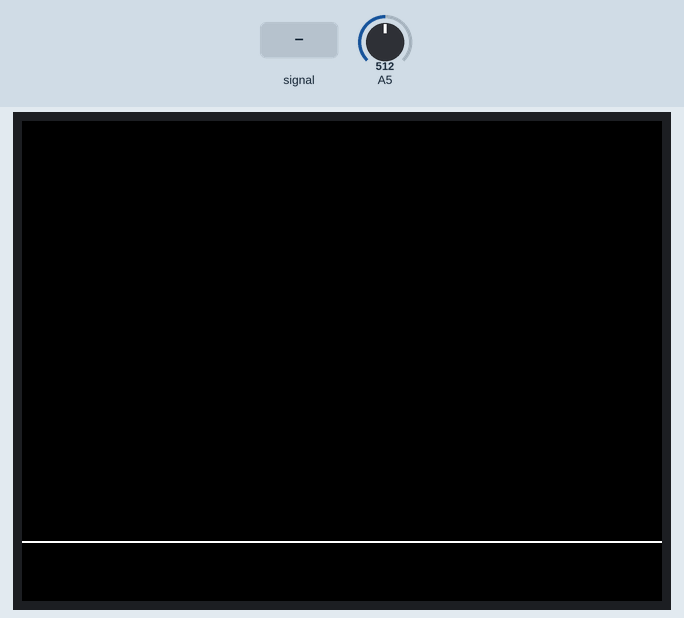
Simulated run of this sketch. Board: Arduino Uno, built with avr-gcc and run on an emulated ATmega328P. On the bench: 320×240 colour display. The test bench sets the inputs (shaded band); at power-on: A5 = 512.

Above: at 1.4 s.
1.5 s: A5 fed a 200 Hz sine of ±81 counts around its level
At 1.77 s:
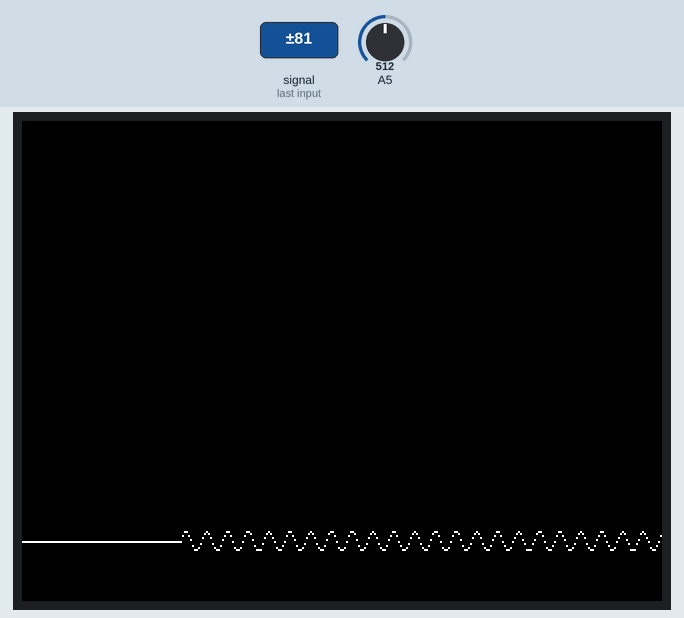
3.1 s: A5 set to 716
At 4.6 s:
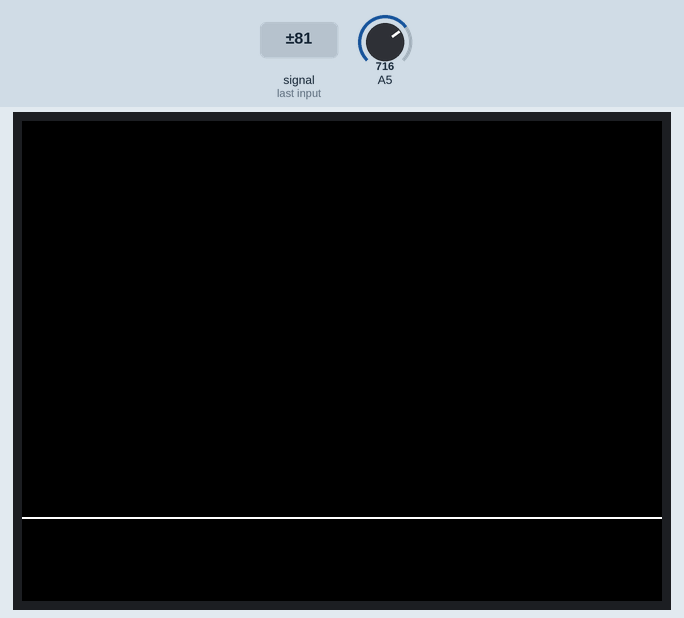
4.9 s: A5 set to 900
At 5.8 s:
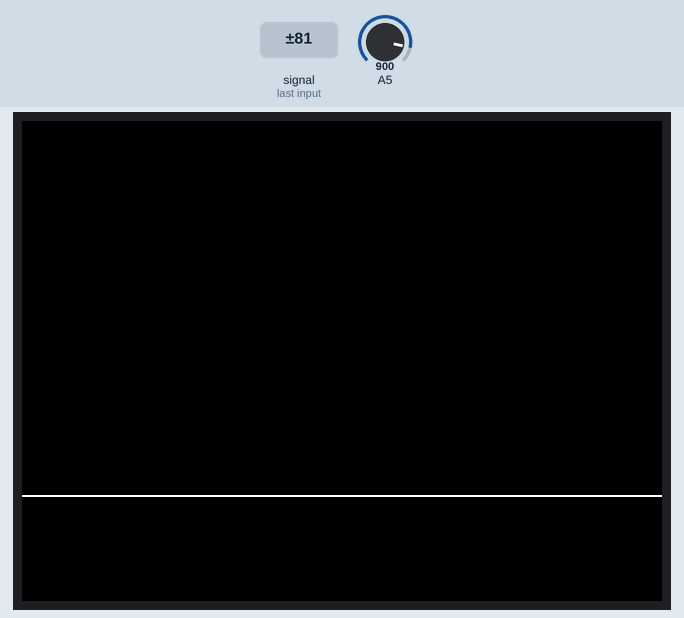
6.8 s: A5 set to 930
At 7.9 s:
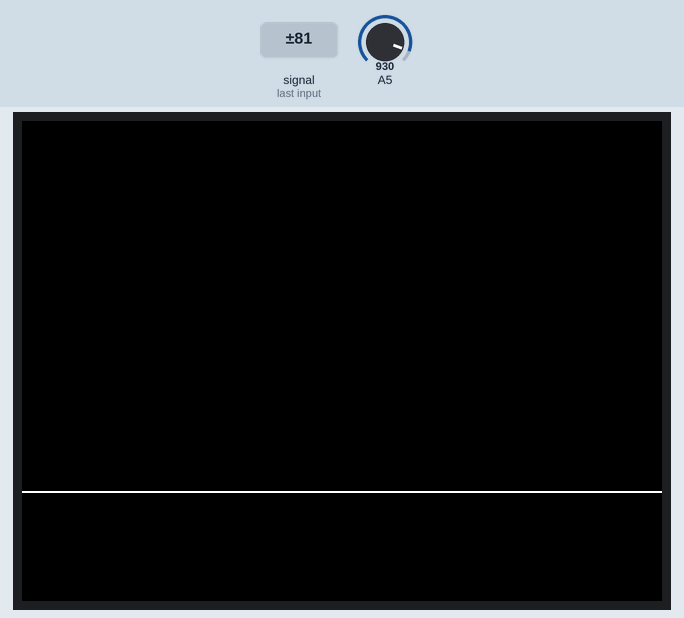
Timing chart, 0 to 9.8 s (numbered marks = the images above; inputs shaded):
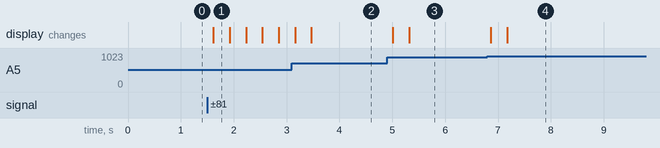

The sketch:

TFT_OSCILLOSCOPE.ino
```cpp
#include <Adafruit_GFX.h>    // Adafruit's core graphics library
#include <Adafruit_TFTLCD.h> // Adafruit's hardware-specific library
#include <TouchScreen.h>     //Touchscreen library

#define YP A3  // must be an analog pin
#define XM A2  // must be an analog pin
#define YM 9   // can be a digital pin
#define XP 8   // can be a digital pin

#define TS_MINX 100
#define TS_MINY 120
#define TS_MAXX 920
#define TS_MAXY 940
//Create the touchscreen object
TouchScreen ts = TouchScreen(XP, YP, XM, YM, 300);  //(data,data,data,data,sensitivity);

//Some of the tft pins
#define LCD_CS A3
#define LCD_CD A2
#define LCD_WR A1
#define LCD_RD A0
// Optional, used to reset the display
#define LCD_RESET A4

Adafruit_TFTLCD tft(LCD_CS, LCD_CD, LCD_WR, LCD_RD, LCD_RESET);

// Define some TFT readable colour codes to human readable names
#define BLACK   0x0000
const int BLUE = tft.color565(50, 50, 255);
#define DARKBLUE 0x0010
#define VIOLET 0x8888
#define RED     0xF800
#define GREEN   0x07E0
#define CYAN    0x07FF
#define MAGENTA 0xF81F
#define YELLOW  0xFFE0
#define WHITE   0xFFFF
#define GREY   tft.color565(64, 64, 64);
#define GOLD 0xFEA0
#define BROWN 0xA145
#define SILVER 0xC618
#define LIME 0x07E0

//Minimum and maximum pressure to sense the touch
#define MINPRESSURE 10
#define MAXPRESSURE 1000

void setup() {
  tft.reset();
  tft.begin(tft.readID());// put your setup code here, to run once:
  tft.fillScreen(BLACK);
  tft.setRotation(1);
  Serial.begin(9600);

}

void loop() {

  for (uint16_t j = 0; j <= tft.width() + 1; j++ ){

    float volt;
    float signalY = map(analogRead(A5),  0,  4095,  tft.height() - 1,  1   ) ;

    tft.drawFastVLine( j,  46, tft.height(), BLACK);
//    tft.drawFastHLine(j, 180.00, 1, RED);
//    tft.drawFastHLine(j, 195.00, 1, WHITE);

    tft.drawPixel(j, signalY, WHITE);
  }
}
```

Measured:
- after the input at 1.5 s, the display: changes after 0.12 s (image 1)
- after the input at 4.9 s, the display: first changes after 0.11 s (image 3 shows a later state)
- after the input at 6.8 s, the display: first changes after 0.06 s (image 4 shows a later state)
